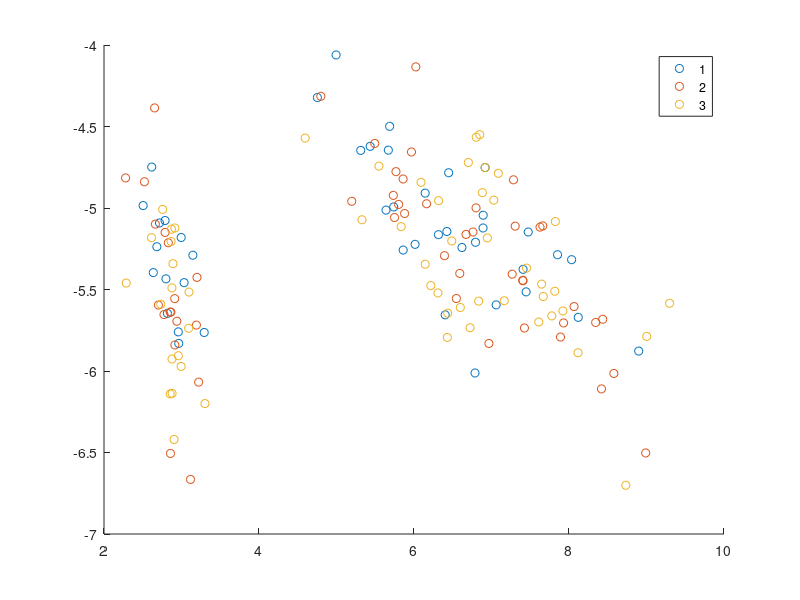

The MATLAB source for this figure: (Note: this script raises an error after producing the figure.)
% Cansu Sen
% The EM algorithm for Gaussian Mixtures

clear all;
clc;
close all;

k = 3;     %Component count, cluster count
T = 100;   %Iteration count

%% Load fisher iris data
load fisheriris;
data = meas;
n = size(data,1);

%% Initialize membership weights, Row totals should be equal to 1
%memWeights = rand(n,1);
%memWeights(:,2) = 1-memWeights;
memWeights = gamrnd(ones(n,k),1);
memWeights = memWeights ./ repmat(sum(memWeights,2),1,k);

%% Visualize the initial random labeling
[tmp labels] = max(memWeights,[],2);
figure;
pcomp = princomp(data);
gscatter(data*pcomp(:,1),data*pcomp(:,2),labels);


%% After initializing weights, conduct an M step
[mu,sigma,alpha] = maximizationStep(data,memWeights);


%% EM steps for T iterations
for i = 2:T
    memWeights = expectationStep(data,alpha,mu,sigma);
    [mu,sigma,alpha] = maximizationStep(data,memWeights);
end


%% Final guesses
[m labels] = max(memWeights,[],2);
figure;
pcomp = princomp(data);
gscatter(data*pcomp(:,1),data*pcomp(:,2),labels);

